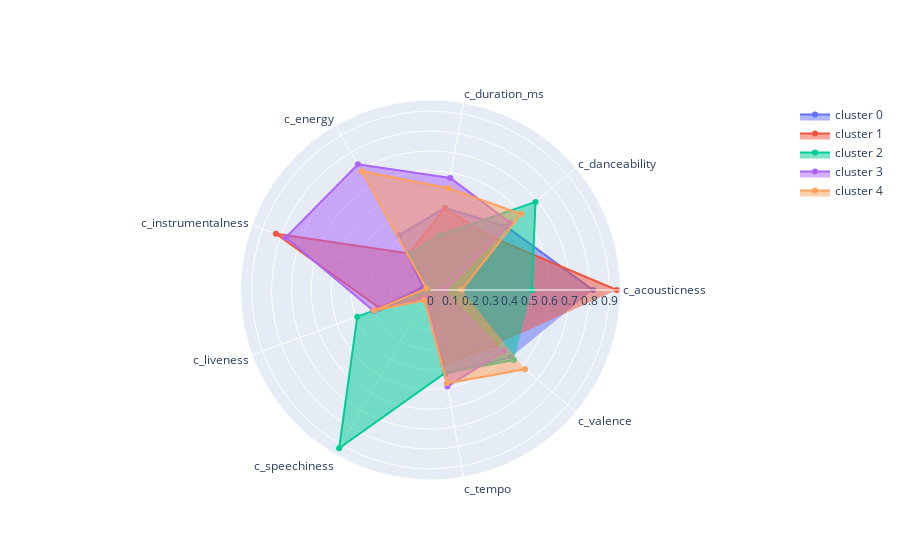

Notebook source saved alongside this figure:
### Code cell
fig = go.Figure()

for i,row in aux.iterrows():
    fig.add_trace(go.Scatterpolar(r=row.values,
                                  theta=varc,
                                  fill='toself',
                                  name=f'cluster {i}'))
fig.show()

### Figure 1 — Plotly figure (JSON) as saved in the notebook; plotly's stock layout.template omitted (floating-point values rounded to 4 significant figures)
{"data": [{"fill": "toself", "name": "cluster 0", "r": [0.8177, 0.497, 0.4202, 0.3179, 0.04018, 0.3001, 0.04349, 0.4286, 0.527], "theta": ["c_acousticness", "c_danceability", "c_duration_ms", "c_energy", "c_instrumentalness", "c_liveness", "c_speechiness", "c_tempo", "c_valence"], "type": "scatterpolar"}, {"fill": "toself", "name": "cluster 1", "r": [0.9373, 0.4103, 0.4179, 0.2128, 0.8281, 0.271, 0.03877, 0.3788, 0.4294], "theta": ["c_acousticness", "c_danceability", "c_duration_ms", "c_energy", "c_instrumentalness", "c_liveness", "c_speechiness", "c_tempo", "c_valence"], "type": "scatterpolar"}, {"fill": "toself", "name": "cluster 2", "r": [0.5096, 0.69, 0.2814, 0.2087, 0.001922, 0.3921, 0.9197, 0.4239, 0.5481], "theta": ["c_acousticness", "c_danceability", "c_duration_ms", "c_energy", "c_instrumentalness", "c_liveness", "c_speechiness", "c_tempo", "c_valence"], "type": "scatterpolar"}, {"fill": "toself", "name": "cluster 3", "r": [0.07478, 0.5255, 0.5727, 0.7302, 0.774, 0.3056, 0.04549, 0.4929, 0.4803], "theta": ["c_acousticness", "c_danceability", "c_duration_ms", "c_energy", "c_instrumentalness", "c_liveness", "c_speechiness", "c_tempo", "c_valence"], "type": "scatterpolar"}, {"fill": "toself", "name": "cluster 4", "r": [0.1576, 0.5953, 0.5205, 0.6901, 0.02197, 0.3028, 0.05973, 0.4767, 0.6207], "theta": ["c_acousticness", "c_danceability", "c_duration_ms", "c_energy", "c_instrumentalness", "c_liveness", "c_speechiness", "c_tempo", "c_valence"], "type": "scatterpolar"}], "layout": {}}
